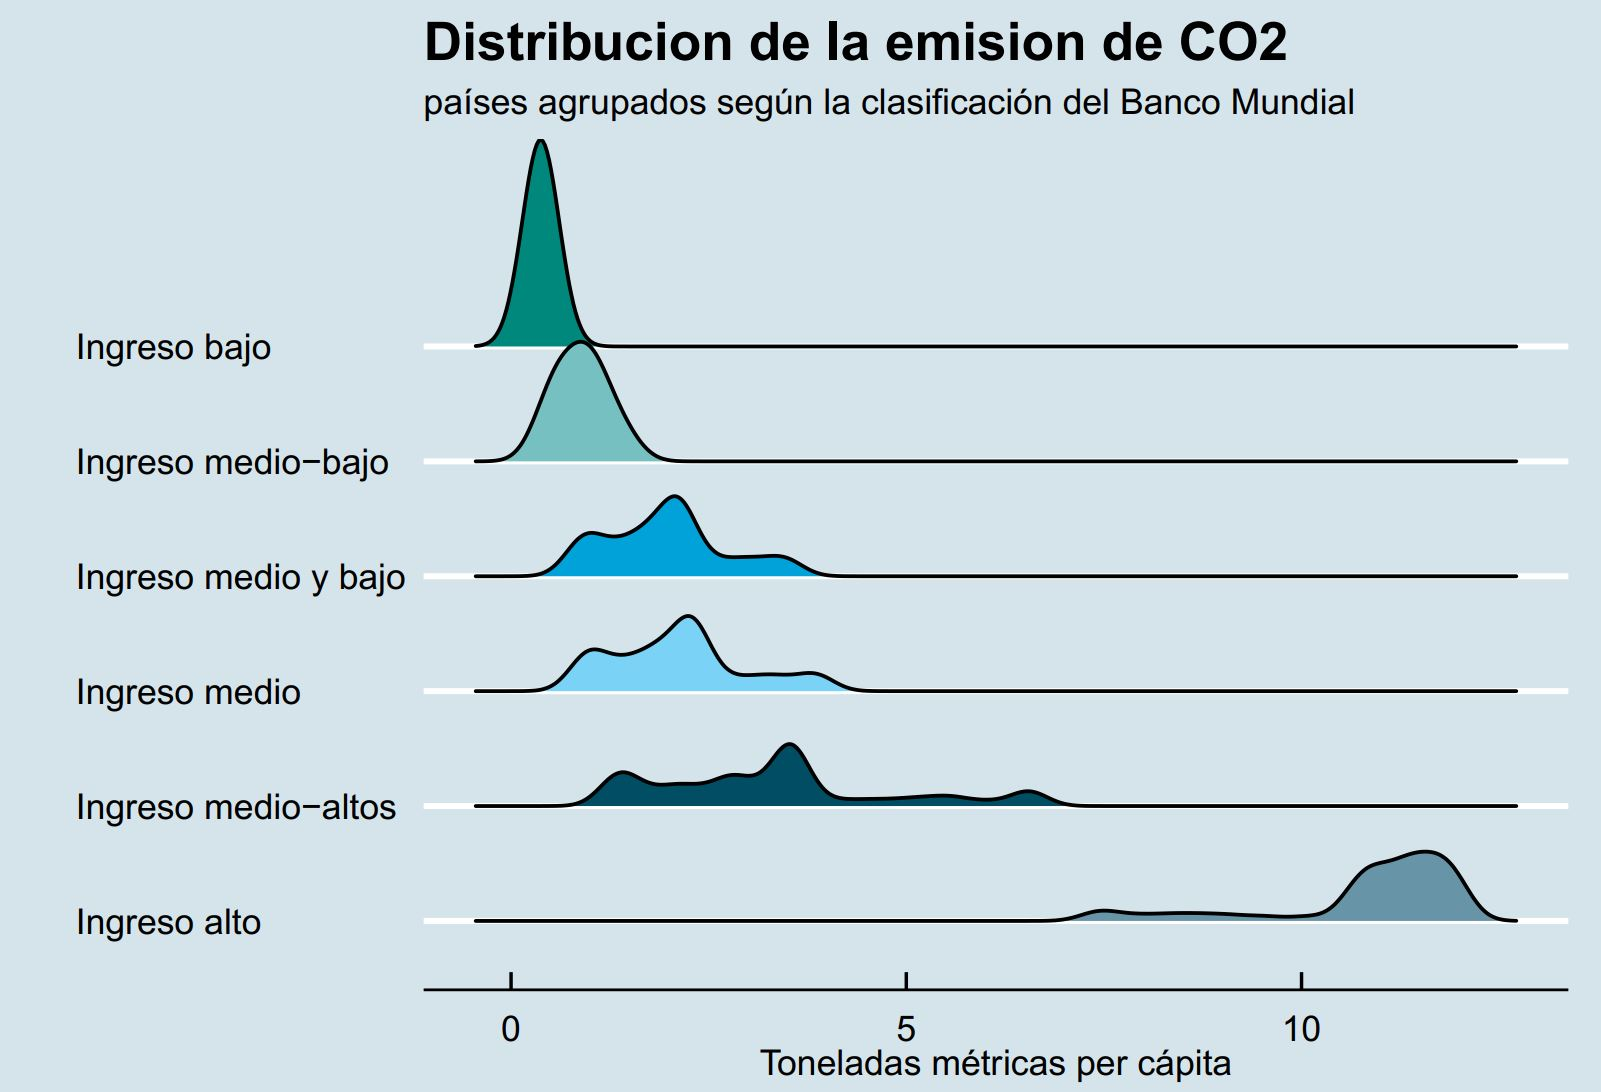

This chart was generated by the following R code:
# dependencias

if(!require("pacman")) install.packages("pacman")
p_load("ggplot2")
p_load("dplyr")
p_load("ggridges")
p_load('forcats')
p_load("ggthemes")

# cargando los datos 
co2_ingreso <- readr::read_csv("https://raw.githubusercontent.com/cienciadedatos/datos-de-miercoles/master/datos/2019/2019-08-21/co2_ingreso.csv")

# graficando 

grafico_dia_7 <- co2_ingreso %>% 
  mutate(grupo = fct_reorder(grupo, emision_co2, .desc = TRUE)) %>% 
  ggplot(aes(x = emision_co2, y = grupo, fill = grupo)) +
  geom_density_ridges() +
  theme_economist() +
  theme(legend.position = "none") +
  scale_fill_economist() +
  labs(y = "", 
       x = "Toneladas métricas per cápita",
         title = "Distribucion de la emision de CO2",
       subtitle = "países agrupados según la clasificación del Banco Mundial")

grafico_dia_7
